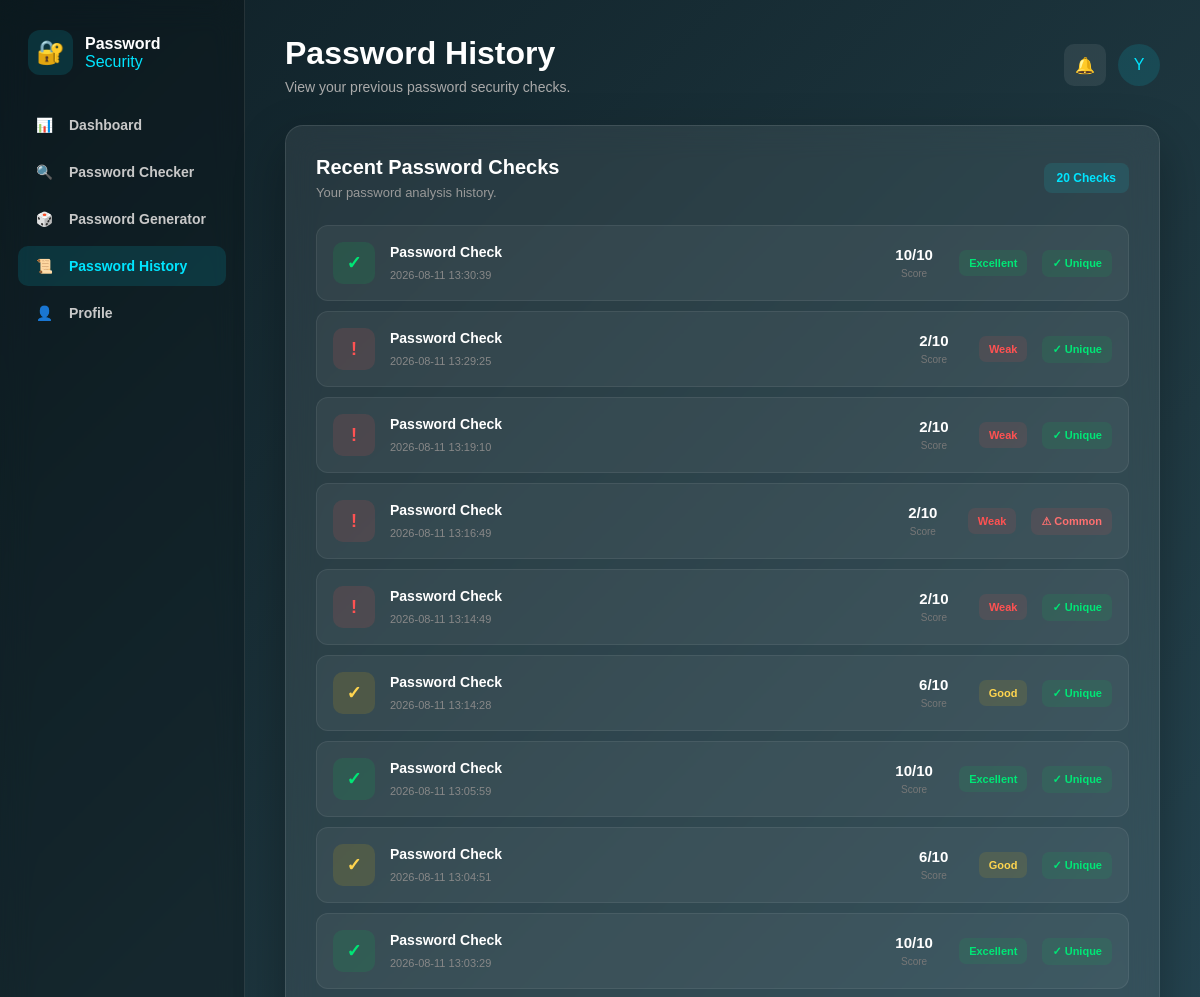
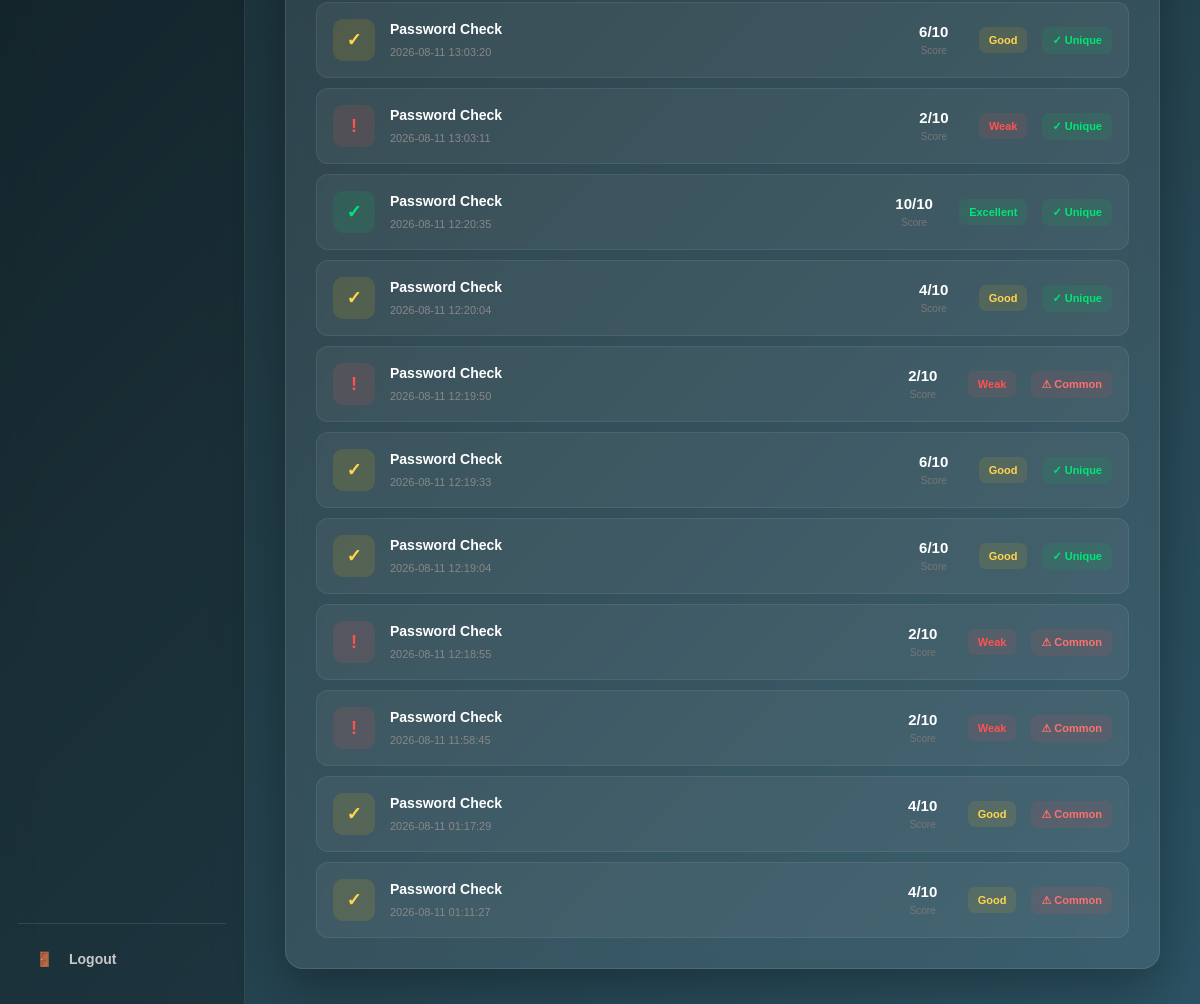
Screenshot of /history (signed in) with the database file from the repository (2 pictures, top to bottom).
### tables this page shows
CREATE TABLE history (
            id INTEGER PRIMARY KEY AUTOINCREMENT,
            user_id INTEGER NOT NULL,
            result TEXT NOT NULL,
            score INTEGER NOT NULL,
            is_common INTEGER NOT NULL,
            created_at TIMESTAMP DEFAULT CURRENT_TIMESTAMP,
            FOREIGN KEY (user_id) REFERENCES users(id)
        );

### app.py (the view)
@app.route("/history")
def history():
    if "user_id" not in session:
        return redirect(url_for("login"))
    history_data = get_history(session["user_id"])
    return render_template("history.html", history=history_data)

### database.py (called while the page is built)
def get_db():
    connection = sqlite3.connect(DATABASE)
    connection.row_factory = sqlite3.Row
    return connection

def get_history(user_id):
    connection = get_db()
    cursor = connection.cursor()
    cursor.execute(
        """
        SELECT *
        FROM history
        WHERE user_id = ?
        ORDER BY created_at DESC
        """,
        (user_id,)
    )
    history = cursor.fetchall()
    connection.close()
    return history

### templates/history.html (shortened to what this page needs)
<!DOCTYPE html>
<html lang="en">
<head>
<link
    rel="stylesheet"
    href="{{ url_for('static', filename='css/history.css') }}"
>
</head>
<body>
<aside class="sidebar">
<div class="logo">
    <div class="logo-icon">🔐</div>
    <div class="logo-text">
        <strong>Password</strong>
        <span>Security</span>
    </div>
</div>
<nav class="sidebar-nav">
    <a href="/dashboard" class="nav-item">
        <span>📊</span>
        Dashboard
    </a>
    <a href="/" class="nav-item">
        <span>🔍</span>
        Password Checker
    </a>
    <a href="/generator" class="nav-item">
        <span>🎲</span>
        Password Generator
    </a>
    <a href="/history" class="nav-item active">
        <span>📜</span>
        Password History
    </a>
    <a href="/profile" class="nav-item">
        <span>👤</span>
        Profile
    </a>
</nav>
<div class="sidebar-bottom">
    <a href="{{ url_for('logout') }}" class="nav-item">
        <span>🚪</span>
        Logout
    </a>
</div>
</aside>
<main class="main-content">
<header class="top-header">
    <div>
        <h1>Password History</h1>
        <p>
            View your previous password security checks.
        </p>
    </div>
    <div class="user-area">
        <div class="notification">
            🔔
        </div>
        <div class="user-avatar">
            {{ session.get("user_name", "U")[0].upper() }}
        </div>
    </div>
</header>
<section class="history-card">
    <div class="card-heading">
        <div>
            <h2>Recent Password Checks</h2>
            <p>
                Your password analysis history.
            </p>
        </div>
        <div class="history-count">
            {{ history|length }} Checks
        </div>
    </div>
    {% if history %}
    <div class="history-list">
        {% for item in history %}
        <div class="history-row">
            {% if item["result"] == "Excellent" %}
            <div class="status-icon excellent">
                ✓
            </div>
            {% elif item["result"] == "Good" %}
            <div class="status-icon good">
                ✓
            </div>
            {% else %}
            <div class="status-icon weak">
                !
            </div>
            {% endif %}
            <div class="history-details">
                <strong>
                    Password Check
                </strong>
                <span>
                    {{ item["created_at"] }}
                </span>
            </div>
            <div class="history-score">
                <strong>
                    {{ item["score"] }}/10
                </strong>
                <span>
                    Score
                </span>
            </div>
            {% if item["result"] == "Excellent" %}
            <div class="result-badge excellent-badge">
                Excellent
            </div>
            {% elif item["result"] == "Good" %}
            <div class="result-badge good-badge">
                Good
            </div>
            {% else %}
            <div class="result-badge weak-badge">
                Weak
            </div>
            {% endif %}
            {% if item["is_common"] %}
            <div class="common-warning">
                ⚠ Common
            </div>
            {% else %}
            <div class="safe-status">
                ✓ Unique
            </div>
            {% endif %}
        </div>
        {% endfor %}
    </div>
    {% endif %}
</section>
</main>
</body>
</html>

### static/css/history.css (style rules this page uses)
* { box-sizing: border-box; }
body { margin: 0; min-height: 100vh; font-family: Arial, Helvetica, sans-serif; background: linear-gradient( 135deg, #0f2027, #203a43, #2c5364 ); color: white; }
.sidebar { position: fixed; left: 0; top: 0; bottom: 0; width: 245px; padding: 25px 18px; background: rgba(0, 0, 0, 0.22); backdrop-filter: blur(15px); border-right: 1px solid rgba(255,255,255,.10); }
.logo { display: flex; align-items: center; gap: 12px; padding: 5px 10px 30px; }
.logo-icon { width: 45px; height: 45px; display: flex; align-items: center; justify-content: center; background: rgba(0,229,255,.12); border-radius: 12px; font-size: 23px; }
.logo-text strong, .logo-text span { display: block; }
.logo-text strong { color: white; }
.logo-text span { color: #00e5ff; }
.sidebar-nav { display: flex; flex-direction: column; gap: 7px; }
.nav-item { display: flex; align-items: center; gap: 12px; padding: 12px 14px; border-radius: 10px; color: #c8c8c8; text-decoration: none; font-size: 14px; font-weight: 600; transition: .3s; }
.nav-item span { width: 25px; text-align: center; }
.nav-item:hover, .nav-item.active { background: rgba(0,229,255,.12); color: #00e5ff; }
.sidebar-bottom { position: absolute; left: 18px; right: 18px; bottom: 25px; border-top: 1px solid rgba(255,255,255,.10); padding-top: 15px; }
.main-content { margin-left: 245px; min-height: 100vh; padding: 35px 40px; }
.top-header { display: flex; justify-content: space-between; align-items: center; margin-bottom: 30px; }
.top-header h1 { margin: 0 0 7px; font-size: 32px; }
.top-header p { margin: 0; color: #aaa; font-size: 14px; }
.user-area { display: flex; align-items: center; gap: 12px; }
.notification, .user-avatar { width: 42px; height: 42px; display: flex; align-items: center; justify-content: center; border-radius: 10px; background: rgba(255,255,255,.08); }
.user-avatar { border-radius: 50%; color: #00e5ff; background: rgba(0,229,255,.12); }
.history-card { max-width: 1100px; margin: auto; padding: 30px; background: rgba(255,255,255,.08); border: 1px solid rgba(255,255,255,.10); border-radius: 18px; backdrop-filter: blur(15px); box-shadow: 0 20px 50px rgba(0,0,0,.30); }
.card-heading { display: flex; justify-content: space-between; align-items: center; margin-bottom: 25px; }
.card-heading h2 { margin: 0 0 6px; font-size: 20px; }
.card-heading p { margin: 0; color: #999; font-size: 13px; }
.history-count { padding: 8px 13px; border-radius: 8px; background: rgba(0,229,255,.10); color: #00e5ff; font-size: 12px; font-weight: bold; }
.history-list { display: flex; flex-direction: column; gap: 10px; }
.history-row { display: flex; align-items: center; gap: 15px; padding: 16px; background: rgba(255,255,255,.05); border: 1px solid rgba(255,255,255,.07); border-radius: 12px; transition: .3s; }
.status-icon { width: 42px; height: 42px; flex-shrink: 0; display: flex; align-items: center; justify-content: center; border-radius: 10px; font-weight: bold; font-size: 18px; }
.status-icon.excellent { background: rgba(0,200,83,.12); color: #00e676; }
.status-icon.good { background: rgba(255,193,7,.12); color: #ffd54f; }
.status-icon.weak { background: rgba(255,82,82,.12); color: #ff5252; }
.history-details { flex: 1; }
.history-details strong { display: block; margin-bottom: 5px; font-size: 14px; }
.history-details span { color: #888; font-size: 11px; }
.history-score { text-align: center; min-width: 60px; }
.history-score strong { display: block; font-size: 15px; }
.history-score span { color: #777; font-size: 10px; }
.result-badge, .common-warning, .safe-status { padding: 7px 10px; border-radius: 7px; font-size: 11px; font-weight: bold; white-space: nowrap; }
.excellent-badge { color: #00e676; background: rgba(0,200,83,.10); }
.good-badge { color: #ffd54f; background: rgba(255,193,7,.10); }
.weak-badge { color: #ff5252; background: rgba(255,82,82,.10); }
.common-warning { color: #ff7070; background: rgba(255,82,82,.10); }
.safe-status { color: #00e676; background: rgba(0,200,83,.10); }

### rows the page displays
history: created_at "2026-08-11 13:30:39", score "10", result "Excellent", is_common "✓ Unique"
history: created_at "2026-08-11 13:29:25", score "2", result "Weak", is_common "✓ Unique"
history: created_at "2026-08-11 13:19:10", score "2", result "Weak", is_common "✓ Unique"
history: created_at "2026-08-11 13:16:49", score "2", result "Weak", is_common "⚠ Common"
history: created_at "2026-08-11 13:14:49", score "2", result "Weak", is_common "✓ Unique"
history: created_at "2026-08-11 13:14:28", score "6", result "Good", is_common "✓ Unique"
history: created_at "2026-08-11 13:05:59", score "10", result "Excellent", is_common "✓ Unique"
history: created_at "2026-08-11 13:04:51", score "6", result "Good", is_common "✓ Unique"
history: created_at "2026-08-11 13:03:29", score "10", result "Excellent", is_common "✓ Unique"
history: created_at "2026-08-11 13:03:20", score "6", result "Good", is_common "✓ Unique"
history: created_at "2026-08-11 13:03:11", score "2", result "Weak", is_common "✓ Unique"
history: created_at "2026-08-11 12:20:35", score "10", result "Excellent", is_common "✓ Unique"
history: created_at "2026-08-11 12:20:04", score "4", result "Good", is_common "✓ Unique"
history: created_at "2026-08-11 12:19:50", score "2", result "Weak", is_common "⚠ Common"
history: created_at "2026-08-11 12:19:33", score "6", result "Good", is_common "✓ Unique"
history: created_at "2026-08-11 12:19:04", score "6", result "Good", is_common "✓ Unique"
history: created_at "2026-08-11 12:18:55", score "2", result "Weak", is_common "⚠ Common"
history: created_at "2026-08-11 11:58:45", score "2", result "Weak", is_common "⚠ Common"
history: created_at "2026-08-11 01:17:29", score "4", result "Good", is_common "⚠ Common"
history: created_at "2026-08-11 01:11:27", score "4", result "Good", is_common "⚠ Common"

### other values shown
{{ session.get("user_name", "U")[0].upper() }} "Y"
{{ history|length }} "20"
